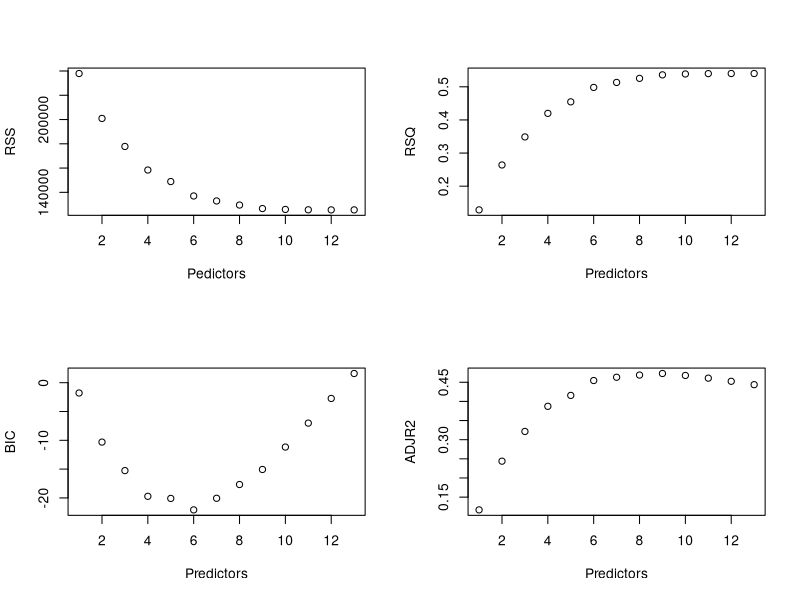
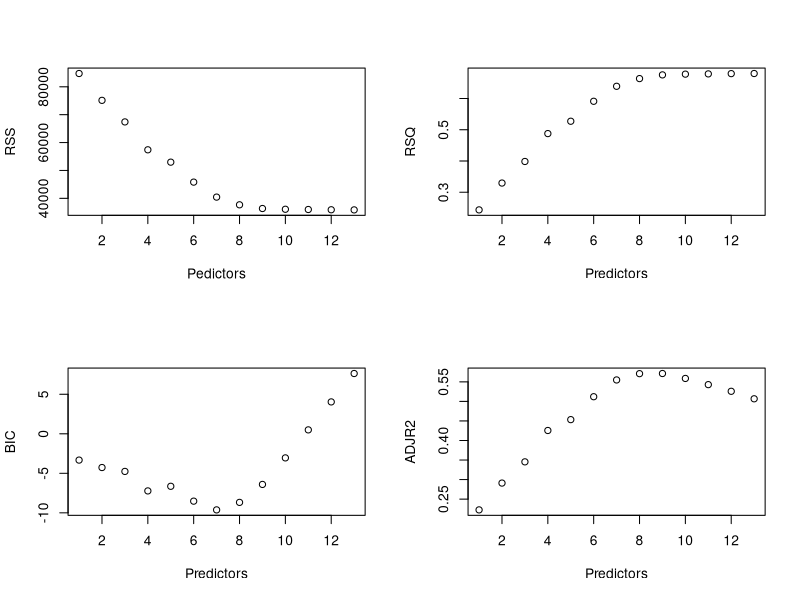
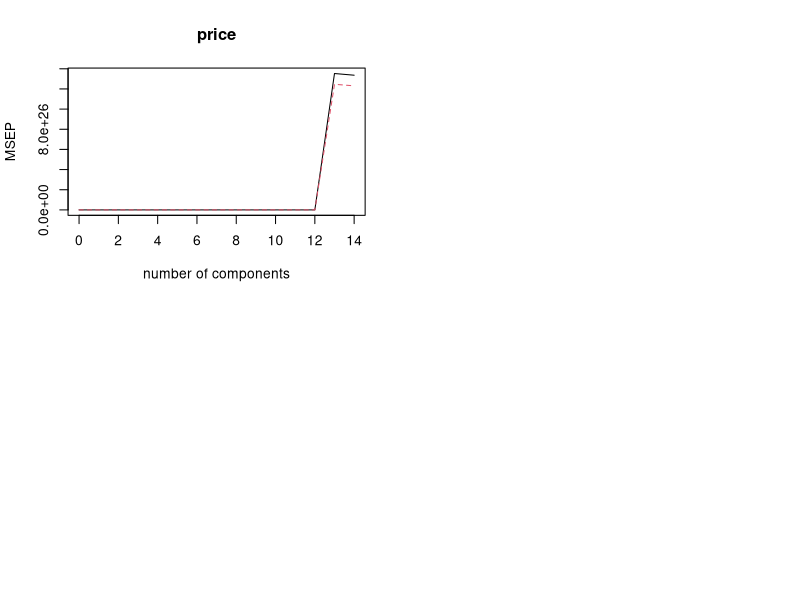

These figures' R source, in order:
## ---- chunk 1
knitr::opts_chunk$set(echo = TRUE)
## ---- chunk 2
library(readxl)
housing <- read_excel("Housing.xlsx")
#View(housing)
head(housing)
attach(housing)
## ---- chunk 3
housing1 <- subset(housing, lot<8)
housing2 <- housing1[c(-4), ]
pow<-1/2
pricet<-(housing2$price)^pow
lg2<-lm(pricet~sqrt(lot)+bedrooms+garagesize+elem,data = housing2)
summary(lg2)
## ---- chunk 4
housing3<-housing[-1]
## ---- chunk 5
library(leaps)
regfit1<-regsubsets(price~.,data=housing3,nvmax=14,method="forward")
summary(regfit1)
## ---- chunk 6
elemedison<-ifelse(elem=='edison',1,0)
elemharris<-ifelse(elem=='harris',1,0)
elemedge<-ifelse(elem=='edge',1,0)
elemparker<-ifelse(elem=='parker',1,0)
elemcrest<-ifelse(elem=='crest',1,0)
statuspen<-ifelse(status=='pen',1,0)
statussld<-ifelse(status=='sld',1,0)
## ---- chunk 7
regsum1<-summary(regfit1)
par(mfrow=c(2,2))
plot(regsum1$rss,xlab = "Pedictors",ylab = "RSS")
plot(regsum1$rsq,xlab = "Predictors",ylab = "RSQ")
plot(regsum1$bic,xlab = "Predictors",ylab = "BIC")
plot(regsum1$adjr2,xlab = "Predictors",ylab = "ADJR2")
## ---- chunk 8
which.min(regsum1$bic)
which.min(regsum1$cp)
## ---- chunk 9
coef(regfit1,6)
## ---- chunk 10
model2<-(lm(price~size+lot+statuspen+elemcrest+elemharris+elemparker,data = housing3))
summary(model2)
## ---- chunk 11
set.seed(1)
train <- sample(76, 38, replace = FALSE)
training<-housing3[train,]
testing<-housing3[-train,]
## ---- chunk 12
regfit2<-regsubsets(price~.,data=training,nvmax=14,method="forward")
regsum2<-summary(regfit2)
summary(regfit2)
## ---- chunk 13
par(mfrow=c(2,2))
plot(regsum2$rss,xlab = "Pedictors",ylab = "RSS")
plot(regsum2$rsq,xlab = "Predictors",ylab = "RSQ")
plot(regsum2$bic,xlab = "Predictors",ylab = "BIC")
plot(regsum2$adjr2,xlab = "Predictors",ylab = "ADJR2")
## ---- chunk 14
which.min(regsum2$bic)
which.min(regsum2$cp)
## ---- chunk 15
summary(regsubsets(price~.,data=housing3,nvmax=6,method="forward"))
## ---- chunk 16
regfit.best <- regsubsets(price~.,data=training,nvmax=6, really.big = TRUE)
## ---- chunk 17
test.mat <- model.matrix(price~.,data=testing)
## ---- chunk 18
val.errors <- rep(NA,6)
## ---- chunk 19
for(i in 1:6){
  coefi=coef(regfit.best,id=i)
  pred=test.mat[,names(coefi)]%*%coefi
  val.errors[i] <- mean((testing$price-pred)^2)}
## ---- chunk 20
val.errors
## ---- chunk 21
which.min(val.errors)
## ---- chunk 22
coef(regfit.best,which.min(val.errors))
## ---- chunk 23
model3<-lm(price~size+lot+elemcrest+elemharris+elemparker+agestandardized,data=housing3)
summary(model3)
## ---- chunk 24
library(glmnet)
set.seed(1)
matrix.training<- model.matrix(price ~ ., data = training)
matrix.testing<- model.matrix(price ~ ., data = testing)
grid <-10 ^ seq(10, -2, length = 100)
ridge<-glmnet(matrix.training, training$price, alpha = 0, lambda = grid, thresh = 1e-12)
ridge.cv<-cv.glmnet(matrix.training, training$price, alpha = 0, lambda = grid, thresh = 1e-12)
bestlam<-ridge.cv$lambda.min
bestlam
## ---- chunk 25
ridge.cv$lambda[72]
## ---- chunk 26
coef(ridge)[,72]
## ---- chunk 27
library(pls)
set.seed(1)
model.pls<- plsr(price ~ ., data = training, scale = TRUE, validation = "CV")
validationplot(model.pls, val.type = "MSEP")
summary(model.pls)

model.pls2 <- plsr(price ~ ., data = housing3, scale = TRUE, ncomp = 2)
summary(model.pls2)
## ---- chunk 28
#CM1
#This model's prediction outcome had to be squared to account for the square root of the price variable in the model. 
mean((price-predict(lg2,housing)^2)[-train]^2)

#CM2
mean((price-predict(model2,housing))[-train]^2)

#CM3
mean((price-predict(model3,housing))[-train]^2)

#CM4
pred.r<-predict(ridge,newx = matrix.testing,s=bestlam)
mean((pred.r-testing$price)^2)

#CM5
mean((price-predict(model.pls2,housing))[-train]^2)
